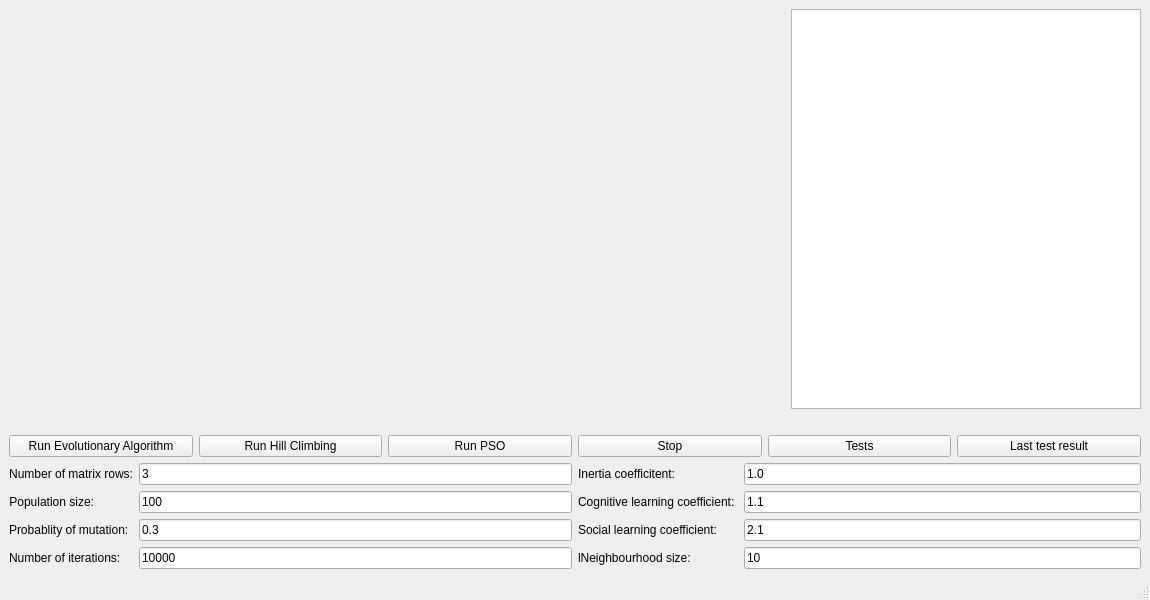
<?xml version="1.0" encoding="UTF-8"?>
<ui version="4.0">
 <class>MainWindow</class>
 <widget class="QMainWindow" name="MainWindow">
  <property name="geometry">
   <rect>
    <x>0</x>
    <y>0</y>
    <width>1150</width>
    <height>600</height>
   </rect>
  </property>
  <property name="minimumSize">
   <size>
    <width>1150</width>
    <height>600</height>
   </size>
  </property>
  <property name="windowTitle">
   <string>Lab3</string>
  </property>
  <widget class="QWidget" name="centralwidget">
   <layout class="QVBoxLayout" name="verticalLayout_3">
    <item>
     <layout class="QVBoxLayout" name="verticalLayout_2">
      <item>
       <layout class="QHBoxLayout" name="horizontalLayout_2">
        <item>
         <widget class="MathPlotWidget" name="mathPlotWidget" native="true">
          <property name="sizePolicy">
           <sizepolicy hsizetype="Expanding" vsizetype="Expanding">
            <horstretch>0</horstretch>
            <verstretch>0</verstretch>
           </sizepolicy>
          </property>
          <property name="minimumSize">
           <size>
            <width>800</width>
            <height>350</height>
           </size>
          </property>
         </widget>
        </item>
        <item>
         <widget class="QTableWidget" name="matrixDisplayTableWidget">
          <property name="sizePolicy">
           <sizepolicy hsizetype="Expanding" vsizetype="Preferred">
            <horstretch>0</horstretch>
            <verstretch>0</verstretch>
           </sizepolicy>
          </property>
          <property name="minimumSize">
           <size>
            <width>350</width>
            <height>350</height>
           </size>
          </property>
         </widget>
        </item>
       </layout>
      </item>
      <item>
       <widget class="QLabel" name="resultLabel">
        <property name="text">
         <string/>
        </property>
        <property name="alignment">
         <set>Qt::AlignCenter</set>
        </property>
       </widget>
      </item>
      <item>
       <layout class="QHBoxLayout" name="horizontalLayout">
        <item>
         <widget class="QPushButton" name="evolutionaryAlgorithmButton">
          <property name="text">
           <string>Run Evolutionary Algorithm</string>
          </property>
         </widget>
        </item>
        <item>
         <widget class="QPushButton" name="hillClimbingButton">
          <property name="text">
           <string>Run Hill Climbing</string>
          </property>
         </widget>
        </item>
        <item>
         <widget class="QPushButton" name="psoButton">
          <property name="text">
           <string>Run PSO</string>
          </property>
         </widget>
        </item>
        <item>
         <widget class="QPushButton" name="stopButton">
          <property name="text">
           <string>Stop</string>
          </property>
         </widget>
        </item>
        <item>
         <widget class="QPushButton" name="testButton">
          <property name="text">
           <string>Tests</string>
          </property>
         </widget>
        </item>
        <item>
         <widget class="QPushButton" name="printTestResultButton">
          <property name="text">
           <string>Last test result</string>
          </property>
         </widget>
        </item>
       </layout>
      </item>
      <item>
       <layout class="QHBoxLayout" name="horizontalLayout_9">
        <item>
         <layout class="QFormLayout" name="formLayout_2">
          <item row="0" column="0">
           <widget class="QLabel" name="label">
            <property name="text">
             <string>Number of matrix rows:</string>
            </property>
            <property name="alignment">
             <set>Qt::AlignRight|Qt::AlignTrailing|Qt::AlignVCenter</set>
            </property>
           </widget>
          </item>
          <item row="0" column="1">
           <widget class="QLineEdit" name="problemSizeLineEdit">
            <property name="text">
             <string>3</string>
            </property>
           </widget>
          </item>
          <item row="1" column="0">
           <widget class="QLabel" name="label_2">
            <property name="text">
             <string>Population size:</string>
            </property>
            <property name="alignment">
             <set>Qt::AlignRight|Qt::AlignTrailing|Qt::AlignVCenter</set>
            </property>
           </widget>
          </item>
          <item row="1" column="1">
           <widget class="QLineEdit" name="populationSizeLineEdit">
            <property name="text">
             <string>100</string>
            </property>
           </widget>
          </item>
          <item row="2" column="0">
           <widget class="QLabel" name="label_3">
            <property name="text">
             <string>Probablity of mutation:</string>
            </property>
           </widget>
          </item>
          <item row="2" column="1">
           <widget class="QLineEdit" name="probabilityMutationLineEdit">
            <property name="text">
             <string>0.3</string>
            </property>
           </widget>
          </item>
          <item row="3" column="0">
           <widget class="QLabel" name="label_4">
            <property name="text">
             <string>Number of iterations:</string>
            </property>
           </widget>
          </item>
          <item row="3" column="1">
           <widget class="QLineEdit" name="numberOfIterationsLineEdit">
            <property name="text">
             <string>10000</string>
            </property>
           </widget>
          </item>
         </layout>
        </item>
        <item>
         <layout class="QFormLayout" name="formLayout">
          <item row="0" column="0">
           <widget class="QLabel" name="label_5">
            <property name="text">
             <string>Inertia coefficitent:</string>
            </property>
           </widget>
          </item>
          <item row="1" column="0">
           <widget class="QLabel" name="label_6">
            <property name="text">
             <string>Cognitive learning coefficient: </string>
            </property>
           </widget>
          </item>
          <item row="2" column="0">
           <widget class="QLabel" name="label_7">
            <property name="text">
             <string>Social learning coefficient: </string>
            </property>
           </widget>
          </item>
          <item row="0" column="1">
           <widget class="QLineEdit" name="wLineEdit">
            <property name="text">
             <string>1.0</string>
            </property>
           </widget>
          </item>
          <item row="1" column="1">
           <widget class="QLineEdit" name="c1LineEdit">
            <property name="text">
             <string>1.1</string>
            </property>
           </widget>
          </item>
          <item row="2" column="1">
           <widget class="QLineEdit" name="c2LineEdit">
            <property name="text">
             <string>2.1</string>
            </property>
           </widget>
          </item>
          <item row="3" column="0">
           <widget class="QLabel" name="label_8">
            <property name="text">
             <string>lNeighbourhood size: </string>
            </property>
           </widget>
          </item>
          <item row="3" column="1">
           <widget class="QLineEdit" name="neighbourhoodSizeLineEdit">
            <property name="text">
             <string>10</string>
            </property>
           </widget>
          </item>
         </layout>
        </item>
       </layout>
      </item>
     </layout>
    </item>
   </layout>
  </widget>
  <widget class="QMenuBar" name="menubar">
   <property name="geometry">
    <rect>
     <x>0</x>
     <y>0</y>
     <width>1150</width>
     <height>26</height>
    </rect>
   </property>
  </widget>
  <widget class="QStatusBar" name="statusbar"/>
 </widget>
 <customwidgets>
  <customwidget>
   <class>MathPlotWidget</class>
   <extends>QWidget</extends>
   <header>mathplotwidget.h</header>
   <container>1</container>
  </customwidget>
 </customwidgets>
 <resources/>
 <connections/>
</ui>
